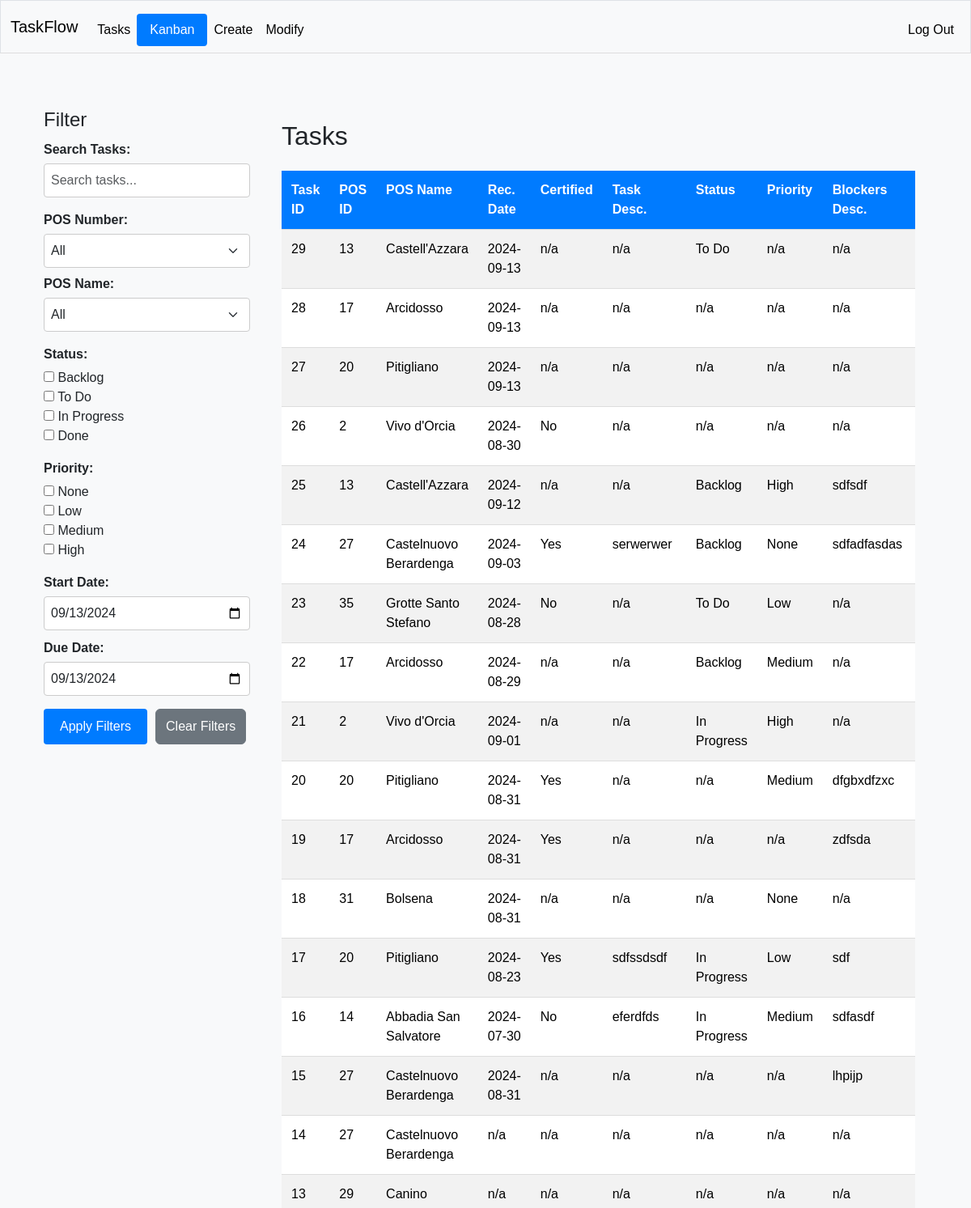
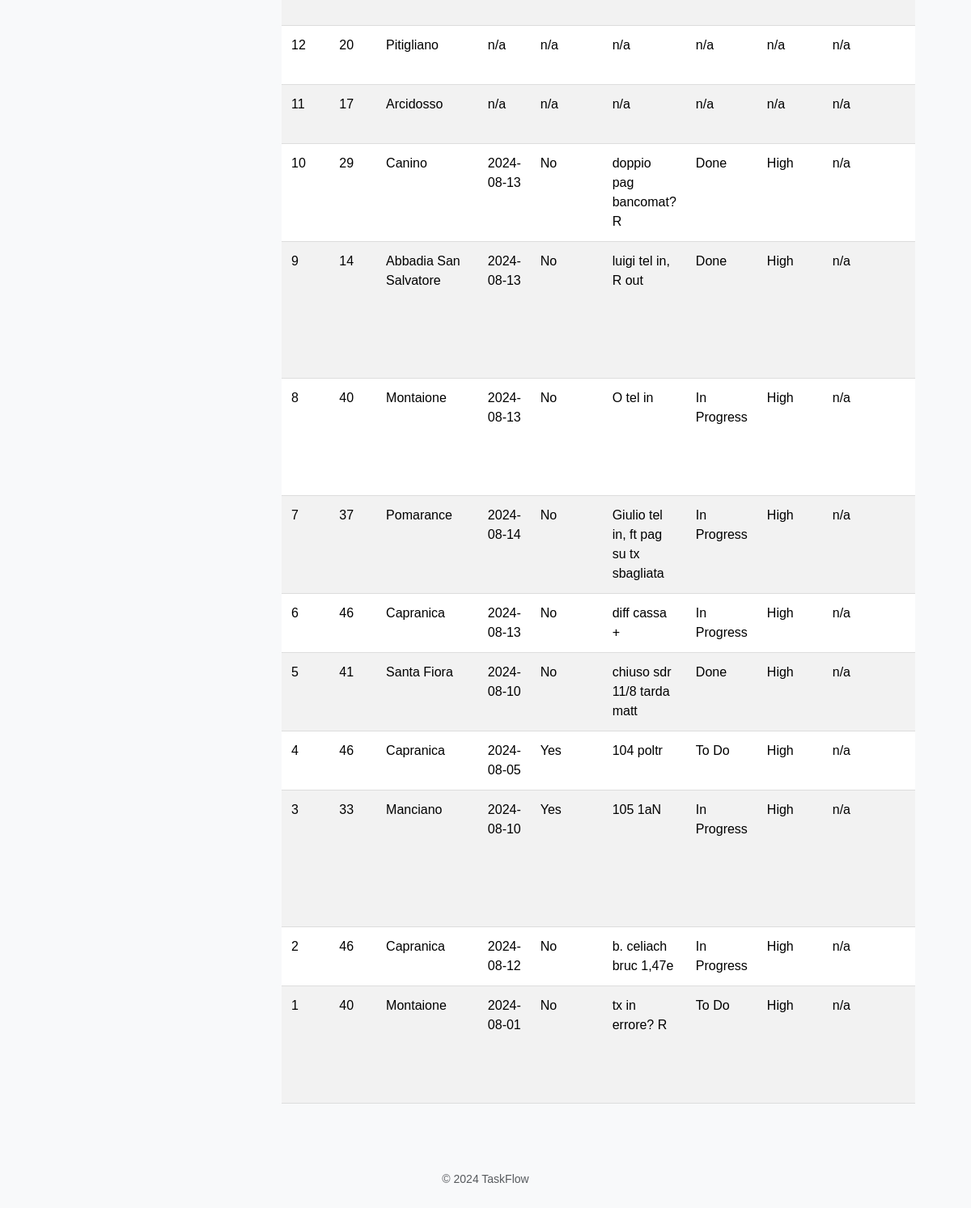
Page /tasks (signed in) on the committed database (2 pictures, top to bottom).
### tables this page shows
CREATE TABLE tasks (
                        task_id INTEGER NOT NULL, 
                        task_desc VARCHAR, 
                        task_status VARCHAR, 
                        task_priority VARCHAR, 
                        task_start_date DATE, 
                        task_due_date DATE, 
                        task_notes VARCHAR, 
                        pos_id INTEGER NOT NULL, 
                        blocker_id INTEGER, 
                        rec_id INTEGER, 
                        PRIMARY KEY (task_id), 
                        CHECK (task_status IN ('Backlog', 'To Do', 'In Progress', 'Done')), 
                        CHECK (task_priority IN ('None', 'Low', 'Medium', 'High')),
                        FOREIGN KEY(pos_id) REFERENCES pos (pos_id),
                        FOREIGN KEY(blocker_id) REFERENCES blockers (blocker_id),
                        FOREIGN KEY(rec_id) REFERENCES rec (rec_id)
                    );

CREATE TABLE pos (
	pos_id INTEGER NOT NULL, 
	pos_name VARCHAR NOT NULL, 
	PRIMARY KEY (pos_id), 
	UNIQUE (pos_name)
);

CREATE TABLE rec (
                        rec_id INTEGER NOT NULL, 
                        rec_date DATE, 
                        rec_certified BOOLEAN, 
                        task_id INTEGER, 
                        pos_id INTEGER, 
                        blocker_id INTEGER, 
                        PRIMARY KEY (rec_id),
                        FOREIGN KEY(task_id) REFERENCES tasks (task_id),
                        FOREIGN KEY(pos_id) REFERENCES pos (pos_id),
                        FOREIGN KEY(blocker_id) REFERENCES blockers (blocker_id)
                    );

CREATE TABLE blockers (
                        blocker_id INTEGER NOT NULL, 
                        blocker_desc VARCHAR, 
                        blocker_responsible VARCHAR, 
                        blocker_resolved BOOLEAN, 
                        blocker_res_date DATE, 
                        pos_id INTEGER, 
                        rec_id INTEGER, 
                        task_id INTEGER, 
                        PRIMARY KEY (blocker_id),
                        FOREIGN KEY(pos_id) REFERENCES pos (pos_id),
                        FOREIGN KEY(rec_id) REFERENCES rec (rec_id),
                        FOREIGN KEY(task_id) REFERENCES tasks (task_id)
                    );

### app.py (the view)
@app.route("/tasks")
@login_required
def tasks():
    with engine.connect() as conn:
        query = select(
            tasks_table.c.task_id,
            tasks_table.c.task_desc,
            tasks_table.c.task_status,
            tasks_table.c.task_priority,
            tasks_table.c.task_start_date,
            tasks_table.c.task_due_date,
            tasks_table.c.task_notes,
            pos_table.c.pos_id,
            pos_table.c.pos_name,
            rec_table.c.rec_date,
            rec_table.c.rec_certified,
            blockers_table.c.blocker_desc,
            blockers_table.c.blocker_responsible
        ).select_from(
            tasks_table
            .join(pos_table, tasks_table.c.pos_id == pos_table.c.pos_id)
            .outerjoin(rec_table, tasks_table.c.rec_id == rec_table.c.rec_id)
            .outerjoin(blockers_table, tasks_table.c.blocker_id == blockers_table.c.blocker_id)
        ).order_by(desc(tasks_table.c.task_id))
        tasks = conn.execute(query).fetchall()
        pos_data = conn.execute(select(pos_table.c.pos_id, pos_table.c.pos_name)).fetchall()
        formatted_tasks = []
        for task in tasks:
            formatted_tasks.append({
                "task_id": task.task_id if task.task_id is not None else "n/a",
                "task_desc": task.task_desc if task.task_desc is not None else "n/a",
                "task_status": task.task_status if task.task_status is not None else "n/a",
                "task_priority": task.task_priority if task.task_priority is not None else "n/a",
                "task_start_date": task.task_start_date.strftime('%Y-%m-%d') if isinstance(task.task_start_date, date) else "n/a",
                "task_due_date": task.task_due_date.strftime('%Y-%m-%d') if isinstance(task.task_due_date, date) else "n/a",
                "task_notes": task.task_notes if task.task_notes is not None else "n/a",
                "pos_id": task.pos_id if task.pos_id is not None else "n/a",
                "pos_name": task.pos_name if task.pos_name is not None else "n/a",
                "rec_date": task.rec_date.strftime('%Y-%m-%d') if isinstance(task.rec_date, date) else "n/a",
                "rec_certified": "Yes" if task.rec_certified is True else "No" if task.rec_certified is False else "n/a",
                "blocker_desc": task.blocker_desc if task.blocker_desc is not None else "n/a",
                "blocker_responsible": task.blocker_responsible if task.blocker_responsible is not None else "n/a"
            })
    logger.debug("Formatted tasks for display: %s", formatted_tasks)
    return render_template("tasks.html", tasks=formatted_tasks, pos_data=pos_data, date=date)

### helpers.py (called while the page is built)
def login_required(f):
    @wraps(f)
    def decorated_function(*args, **kwargs):
        if session.get("user_id") is None:
            return redirect("/login")
        return f(*args, **kwargs)
    return decorated_function

### templates/tasks.html
{% extends "layout.html" %}
{% block main %}
<div class="container-fluid">
    <div class="row">
        <div class="col-md-3">
            {% include '_sidebar.html' %}
        </div>
        <div class="col-md-9">
            {% include '_tasks_body.html' %}
        </div>
    </div>
</div>
{% endblock %}

### templates/_tasks_body.html (shortened to what this page needs)
<div class="tasks-wrapper">
    <h2 class="mt-0">Tasks</h2>
    <div class="table-responsive">
        <table class="table table-striped mt-3">
            <thead>
                <tr>
                    <th>Task ID</th>
                    <th>POS ID</th>
                    <th>POS Name</th>
                    <th>Rec. Date</th>
                    <th>Certified</th>
                    <th>Task Desc.</th>
                    <th>Status</th>
                    <th>Priority</th>
                    <th>Blockers Desc.</th>
                    <th>Blockers Resp</th>
                </tr>
            </thead>
            <tbody id="taskTableBody">
                {% for task in tasks %}
                <tr>
                    <td>{{ task.task_id }}</td>
                    <td>{{ task.pos_id }}</td>
                    <td>{{ task.pos_name }}</td>
                    <td>{{ task.rec_date }}</td>
                    <td>{{ task.rec_certified }}</td>
                    <td>{{ task.task_desc }}</td>
                    <td>{{ task.task_status }}</td>
                    <td>{{ task.task_priority }}</td>
                    <td>{{ task.blocker_desc }}</td>
                    <td>{{ task.blocker_responsible }}</td>
                </tr>
                {% endfor %}
            </tbody>
        </table>
    </div>
</div>

### static/css/style.css (style rules this page uses)
body { font-family: Arial, sans-serif !important; background-color: #f8f9fa !important; margin: 0 !important; padding: 0 !important; text-align: left !important; }
.table { width: 100% !important; margin-bottom: 20px !important; border-collapse: collapse !important; text-align: left !important; }
.table th, .table td { padding: 12px !important; border-bottom: 1px solid #ddd !important; vertical-align: top !important; white-space: normal !important; }
.table th { background-color: #007bff !important; color: white !important; }
.table-responsive { overflow-x: auto !important; text-align: left !important; }
.tasks-wrapper { padding: 15px !important; text-align: left !important; }

### rows in the picture
tasks: task_id "29", pos_id "13", pos_name "Castell'Azzara", rec_date "2024-09-13", rec_certified "n/a", task_desc "n/a", task_status "To Do", task_priority "n/a", blocker_desc "n/a"
tasks: task_id "28", pos_id "17", pos_name "Arcidosso", rec_date "2024-09-13", rec_certified "n/a", task_desc "n/a", task_status "n/a", task_priority "n/a", blocker_desc "n/a"
tasks: task_id "27", pos_id "20", pos_name "Pitigliano", rec_date "2024-09-13", rec_certified "n/a", task_desc "n/a", task_status "n/a", task_priority "n/a", blocker_desc "n/a"
tasks: task_id "26", pos_id "2", pos_name "Vivo d'Orcia", rec_date "2024-08-30", rec_certified "No", task_desc "n/a", task_status "n/a", task_priority "n/a", blocker_desc "n/a"
tasks: task_id "25", pos_id "13", pos_name "Castell'Azzara", rec_date "2024-09-12", rec_certified "n/a", task_desc "n/a", task_status "Backlog", task_priority "High", blocker_desc "sdfsdf"
tasks: task_id "24", pos_id "27", pos_name "Castelnuovo Berardenga", rec_date "2024-09-03", rec_certified "Yes", task_desc "serwerwer", task_status "Backlog", task_priority "None", blocker_desc "sdfadfasdas"
tasks: task_id "23", pos_id "35", pos_name "Grotte Santo Stefano", rec_date "2024-08-28", rec_certified "No", task_desc "n/a", task_status "To Do", task_priority "Low", blocker_desc "n/a"
tasks: task_id "22", pos_id "17", pos_name "Arcidosso", rec_date "2024-08-29", rec_certified "n/a", task_desc "n/a", task_status "Backlog", task_priority "Medium", blocker_desc "n/a"
tasks: task_id "21", pos_id "2", pos_name "Vivo d'Orcia", rec_date "2024-09-01", rec_certified "n/a", task_desc "n/a", task_status "In Progress", task_priority "High", blocker_desc "n/a"
tasks: task_id "20", pos_id "20", pos_name "Pitigliano", rec_date "2024-08-31", rec_certified "Yes", task_desc "n/a", task_status "n/a", task_priority "Medium", blocker_desc "dfgbxdfzxc"
tasks: task_id "19", pos_id "17", pos_name "Arcidosso", rec_date "2024-08-31", rec_certified "Yes", task_desc "n/a", task_status "n/a", task_priority "n/a", blocker_desc "zdfsda"
tasks: task_id "18", pos_id "31", pos_name "Bolsena", rec_date "2024-08-31", rec_certified "n/a", task_desc "n/a", task_status "n/a", task_priority "None", blocker_desc "n/a"
tasks: task_id "17", pos_id "20", pos_name "Pitigliano", rec_date "2024-08-23", rec_certified "Yes", task_desc "sdfssdsdf", task_status "In Progress", task_priority "Low", blocker_desc "sdf"
tasks: task_id "16", pos_id "14", pos_name "Abbadia San Salvatore", rec_date "2024-07-30", rec_certified "No", task_desc "eferdfds", task_status "In Progress", task_priority "Medium", blocker_desc "sdfasdf"
tasks: task_id "15", pos_id "27", pos_name "Castelnuovo Berardenga", rec_date "2024-08-31", rec_certified "n/a", task_desc "n/a", task_status "n/a", task_priority "n/a", blocker_desc "lhpijp"
tasks: task_id "14", pos_id "27", pos_name "Castelnuovo Berardenga", rec_date "n/a", rec_certified "n/a", task_desc "n/a", task_status "n/a", task_priority "n/a", blocker_desc "n/a"
tasks: task_id "13", pos_id "29", pos_name "Canino", rec_date "n/a", rec_certified "n/a", task_desc "n/a", task_status "n/a", task_priority "n/a", blocker_desc "n/a"
tasks: task_id "12", pos_id "20", pos_name "Pitigliano", rec_date "n/a", rec_certified "n/a", task_desc "n/a", task_status "n/a", task_priority "n/a", blocker_desc "n/a"
tasks: task_id "11", pos_id "17", pos_name "Arcidosso", rec_date "n/a", rec_certified "n/a", task_desc "n/a", task_status "n/a", task_priority "n/a", blocker_desc "n/a"
tasks: task_id "10", pos_id "29", pos_name "Canino", rec_date "2024-08-13", rec_certified "No", task_desc "doppio pag bancomat? R", task_status "Done", task_priority "High", blocker_desc "n/a"
tasks: task_id "9", pos_id "14", pos_name "Abbadia San Salvatore", rec_date "2024-08-13", rec_certified "No", task_desc "luigi tel in, R out", task_status "Done", task_priority "High", blocker_desc "n/a"
tasks: task_id "8", pos_id "40", pos_name "Montaione", rec_date "2024-08-13", rec_certified "No", task_desc "O tel in", task_status "In Progress", task_priority "High", blocker_desc "n/a"
tasks: task_id "7", pos_id "37", pos_name "Pomarance", rec_date "2024-08-14", rec_certified "No", task_desc "Giulio tel in, ft pag su tx sbagliata", task_status "In Progress", task_priority "High", blocker_desc "n/a"
tasks: task_id "6", pos_id "46", pos_name "Capranica", rec_date "2024-08-13", rec_certified "No", task_desc "diff cassa +", task_status "In Progress", task_priority "High", blocker_desc "n/a"
tasks: task_id "5", pos_id "41", pos_name "Santa Fiora", rec_date "2024-08-10", rec_certified "No", task_desc "chiuso sdr 11/8 tarda matt", task_status "Done", task_priority "High", blocker_desc "n/a"
tasks: task_id "4", pos_id "46", pos_name "Capranica", rec_date "2024-08-05", rec_certified "Yes", task_desc "104 poltr", task_status "To Do", task_priority "High", blocker_desc "n/a"
tasks: task_id "3", pos_id "33", pos_name "Manciano", rec_date "2024-08-10", rec_certified "Yes", task_desc "105 1aN", task_status "In Progress", task_priority "High", blocker_desc "n/a"
tasks: task_id "2", pos_id "46", pos_name "Capranica", rec_date "2024-08-12", rec_certified "No", task_desc "b. celiach bruc 1,47e", task_status "In Progress", task_priority "High", blocker_desc "n/a"
tasks: task_id "1", pos_id "40", pos_name "Montaione", rec_date "2024-08-01", rec_certified "No", task_desc "tx in errore? R", task_status "To Do", task_priority "High", blocker_desc "n/a"
